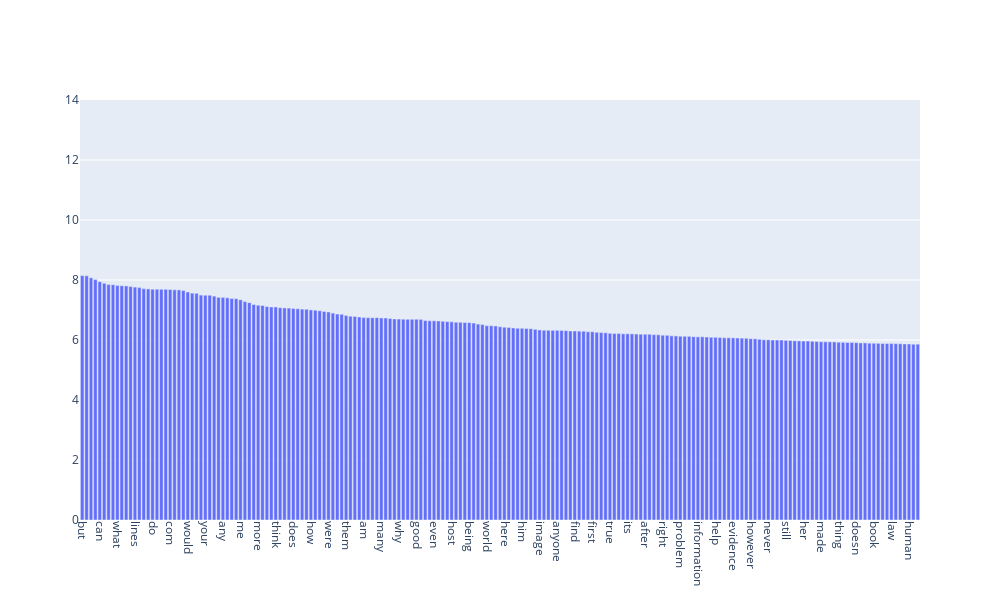

The cell this chart's notebook holds for it:
### Markdown cell above
### >>> **Exercise 15 (take home):** 
You can copy the code from the previous exercise and change the 'term_frequencies' variable for the 'term_frequencies_log', comment about the differences that you observe and talk about other possible insights that we can get from a log distribution.

### Code cell
# Answer here

sorted_pairs = sorted(zip(y_filtered, x_filtered), reverse=True)

# Unzipping the sorted pairs back into separate lists
y_sorted, x_sorted = zip(*sorted_pairs)

y_log = [math.log(i) for i in y_sorted] 

# Set the figure 
fig_log = py.Figure(
    data=[py.Bar(x=x_sorted, y=y_log)]
)
# Set the output appearance of figure 
fig_log.update_layout(
    xaxis_tickangle=90,  
    height=600,          
    width=1000,
    yaxis=dict(
        range=[0, 14]  # Only set the maximum limit to 30
    )
)
# Show the plot
fig_log.show()
'''
The plot become more linear (although not excatly linear) after apply log function on frequencies.
Additionally, the range of y-axis (y-scope) is 'compressed' to a smaller region that could have benefits if the values are extremely large. 
'''

### Figure 1 — Plotly figure (JSON) as saved in the notebook; plotly's stock layout.template omitted (floating-point values rounded to 4 significant figures; data arrays with more than 128 entries replaced by an {"elided": "..."} marker saying what was removed)
{"data": [{"type": "bar", "x": {"elided": "191 str values"}, "y": {"elided": "191 float values"}}], "layout": {"height": 600, "width": 1000, "xaxis": {"autorange": true, "range": [-0.5, 190.5], "tickangle": 90, "type": "category"}, "yaxis": {"range": [0, 14], "type": "linear"}}}
